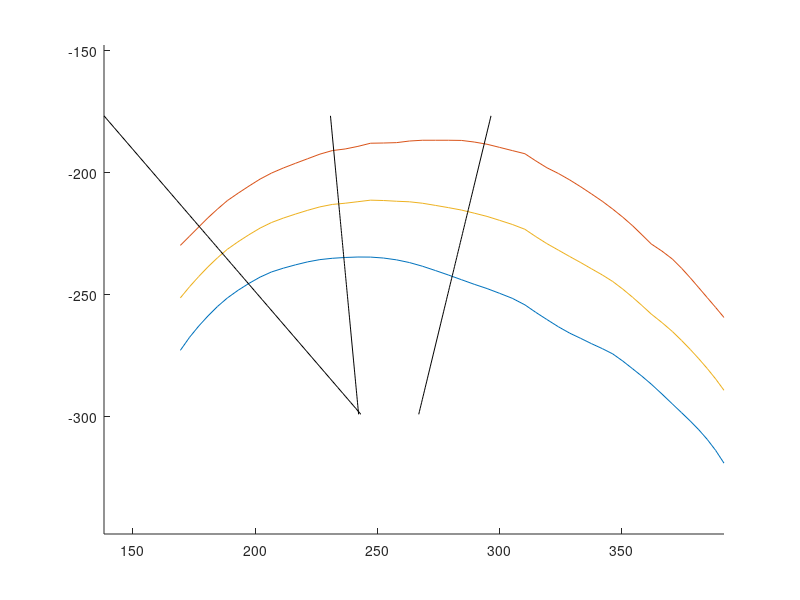

The MATLAB script that drew this image:
clc; 
close all;
clear;

% STEP1: Extract tongue contour and palate contour coordinates from the file data
fileTongueID1 = fopen('vowel_a.txt','r');
fileTongueID2 = fopen('vowel_a.txt','r');

fileUpperPalateID1 = fopen('upperPalate.txt','r');
fileUpperPalateID2 = fopen('upperPalate.txt','r');

formatSpec_x = '%f %*s %f %*s %f %*s %f %*s %f %*s %*[^\n]';
formatSpec_y = '%*s %f %*s %f %*s %f %*s %f %*s %f %*[^\n]';

formatXSpec_palate = '%f %*s %*[^\n]';
formatYSpec_palate = '%*s %f %*[^\n]';

tongueContourSamplesCell_x = textscan(fileTongueID1, formatSpec_x);
tongueContourSamplesCell_y = textscan(fileTongueID2, formatSpec_y);
tongueContourSamplesMat_x = cell2mat(tongueContourSamplesCell_x);
tongueContourSamplesMat_y = cell2mat(tongueContourSamplesCell_y);

upperPalateSampleCell_x = textscan(fileUpperPalateID1, formatXSpec_palate);
upperPalateSampleCell_y = textscan(fileUpperPalateID2, formatYSpec_palate);

upperPalateSampleMat_x = cell2mat(upperPalateSampleCell_x);
upperPalateSampleMat_y = cell2mat(upperPalateSampleCell_y);

% STEP2: Interpolate tongue contour at exactly same coordinate the palate has.
sampleNum = 5; % Out of 5 samples, which one you are considering
tongueContourApproxSampleMat_x = upperPalateSampleMat_x;
tongueContourApproxSampleMat_y = ...
    interp1(tongueContourSamplesMat_x(:,sampleNum), tongueContourSamplesMat_y(:,sampleNum), tongueContourApproxSampleMat_x, 'spline', 'extrap');

% STEP3: Flip the y-coordinate values for tongue and upper palate
tongueContourApproxSampleMat_y = -1.*tongueContourApproxSampleMat_y;
upperPalateSampleMat_y = -1.*upperPalateSampleMat_y;

% STEP4: Find the center line between palate and the tongue
centerLine_y = (tongueContourApproxSampleMat_y+upperPalateSampleMat_y)./2;
centerLine_x = upperPalateSampleMat_x;

% STEP5: Find the perpendiculars lines' equation to the centre line
% centerLine_X length
numPoints = length(centerLine_x-1); 

% Points at which we need to find the centre line
perpendicularPoint_x0 =...
    (centerLine_x(1:numPoints-1)+centerLine_x(2:numPoints))./2;
perpendicularPoint_y0 =...
    (centerLine_y(1:numPoints-1)+centerLine_y(2:numPoints))./2;

slopeCentreLine = (centerLine_y(2:numPoints) - centerLine_y(1:numPoints-1))./...
    (centerLine_x(2:numPoints) - centerLine_x(1:numPoints-1));

slopePerpendicularLine = -1./slopeCentreLine; 

% Open figure window and plot the centre line
figure; hold on;
plot(tongueContourApproxSampleMat_x, tongueContourApproxSampleMat_y);
plot(upperPalateSampleMat_x, upperPalateSampleMat_y);
plot(centerLine_x, centerLine_y);

% STEP6: Draw the line perpendicular to the centre Line
yMax = max(upperPalateSampleMat_y);
yMin = min(tongueContourApproxSampleMat_y);

yMax = yMax+10;
yMin = yMin+20;

% Create a matrix to store the perpendicular line coordinates
lowerBound=5;
upperBoundSubtractor = 20;
stepSize = 10;

rowSize = 100;
columnsize = length(lowerBound:stepSize:numPoints-upperBoundSubtractor);

perpendicularLineYCoordinates = zeros(rowSize, columnsize);
perpendicularLineXCoordinates = zeros(rowSize, columnsize);
matrixCounter=1;

for counter = lowerBound:stepSize:numPoints-upperBoundSubtractor
    perpendicularToCentreLine_y = linspace(yMin, yMax, 100);
    
    y_y0 = perpendicularToCentreLine_y - perpendicularPoint_y0(counter);
    
    perpendicularToCentreLine_x = ((y_y0)./slopePerpendicularLine(counter))...
        +perpendicularPoint_x0(counter);
    
    perpendicularLineXCoordinates(:,matrixCounter) = perpendicularToCentreLine_x;
    perpendicularLineYCoordinates(:,matrixCounter) = perpendicularToCentreLine_y;
     
    matrixCounter=matrixCounter+1;
    plot(perpendicularToCentreLine_x, perpendicularToCentreLine_y,'-k');
end

axis equal;
hold off;

% Close open files
fclose(fileTongueID1);
fclose(fileTongueID2);
fclose(fileUpperPalateID1);
fclose(fileUpperPalateID2);

% Find the upper palate and tongue coordinates through which
% perpendicularLine passes

% For the upper palate
upperPalataLeftCoordinates = zeros(2, columnsize);
upperPalataRightCoordinates = zeros(2, columnsize);
perpendicularLineNum = 1;

for counter = 1: length(upperPalateSampleMat_x)-1
    a1 = (upperPalateSampleMat_x(counter) - perpendicularLineXCoordinates(1, perpendicularLineNum))*...
        (perpendicularLineYCoordinates (2, perpendicularLineNum) - perpendicularLineYCoordinates (1, perpendicularLineNum));
    
    b1 = (upperPalateSampleMat_y(counter) - perpendicularLineYCoordinates(1, perpendicularLineNum))*...
        (perpendicularLineXCoordinates (2, perpendicularLineNum) - perpendicularLineXCoordinates (1, perpendicularLineNum));
    
    d1 = a1-b1; 
     
    a2 = (upperPalateSampleMat_x(counter+1) - perpendicularLineXCoordinates(1, perpendicularLineNum))*...
        (perpendicularLineYCoordinates (2, perpendicularLineNum) - perpendicularLineYCoordinates (1, perpendicularLineNum));
    
    b2 = (upperPalateSampleMat_y(counter+1) - perpendicularLineYCoordinates(1, perpendicularLineNum))*...
        (perpendicularLineXCoordinates (2, perpendicularLineNum) - perpendicularLineXCoordinates (1, perpendicularLineNum));
    
    d2 = a2-b2;
    
    if d1*d2 < 0
        upperPalataLeftCoordinates(:,perpendicularLineNum) = [upperPalateSampleMat_x(counter), upperPalateSampleMat_y(counter)];
        upperPalataRightCoordinates(:,perpendicularLineNum) = [upperPalateSampleMat_x(counter+1), upperPalateSampleMat_y(counter+1)];
        perpendicularLineNum = perpendicularLineNum+1;
        if perpendicularLineNum > columnsize
            break;
        end
    end
end

% For the tongue palate
tongueLeftCoordinates = zeros(2, columnsize);
tongueRightCoordinates = zeros(2, columnsize);
perpendicularLineNum = 1;

for counter = 1: length(upperPalateSampleMat_x)-1
    a1 = (tongueContourApproxSampleMat_x(counter) - perpendicularLineXCoordinates(1, perpendicularLineNum))*...
        (perpendicularLineYCoordinates (2, perpendicularLineNum) - perpendicularLineYCoordinates (1, perpendicularLineNum));
    
    b1 = (tongueContourApproxSampleMat_y(counter) - perpendicularLineYCoordinates(1, perpendicularLineNum))*...
        (perpendicularLineXCoordinates (2, perpendicularLineNum) - perpendicularLineXCoordinates (1, perpendicularLineNum));
    
    d1 = a1-b1; 
     
    a2 = (tongueContourApproxSampleMat_x(counter+1) - perpendicularLineXCoordinates(1, perpendicularLineNum))*...
        (perpendicularLineYCoordinates (2, perpendicularLineNum) - perpendicularLineYCoordinates (1, perpendicularLineNum));
    
    b2 = (tongueContourApproxSampleMat_y(counter+1) - perpendicularLineYCoordinates(1, perpendicularLineNum))*...
        (perpendicularLineXCoordinates (2, perpendicularLineNum) - perpendicularLineXCoordinates (1, perpendicularLineNum));
    
    d2 = a2-b2;
    
    if d1*d2 < 0
        tongueLeftCoordinates(:,perpendicularLineNum) = [tongueContourApproxSampleMat_x(counter), tongueContourApproxSampleMat_y(counter)];
        tongueRightCoordinates(:,perpendicularLineNum) = [tongueContourApproxSampleMat_x(counter+1), tongueContourApproxSampleMat_y(counter+1)];
        perpendicularLineNum = perpendicularLineNum+1;
        if perpendicularLineNum > columnsize
            break;
        end
    end
end

perperndicularFirstTwoCoordinates_x = perpendicularLineXCoordinates(1:2,:);
perperndicularFirstTwoCoordinates_y = perpendicularLineYCoordinates(1:2,:);

% l1: Palate/Tongue l2: Perpendicular Lines
lineSlope_ml2 = (perperndicularFirstTwoCoordinates_y(2,:) - perperndicularFirstTwoCoordinates_y(1,:))./...
            (perperndicularFirstTwoCoordinates_x(2,:) - perperndicularFirstTwoCoordinates_x(1,:));
        
lineSlopeUpperPalalte_ml1 = (upperPalataRightCoordinates(2,:) - upperPalataLeftCoordinates(2,:))./...
            (upperPalataRightCoordinates(1,:) - upperPalataLeftCoordinates(1,:));

lineSlopeTongue_ml1 = (tongueRightCoordinates(2,:) - tongueLeftCoordinates(2,:))./...
            (tongueRightCoordinates(1,:) - tongueLeftCoordinates(1,:));
        
% Intercept coordinates for the upper palate
den1 = upperPalataLeftCoordinates(2,:) - perperndicularFirstTwoCoordinates_y(1,:);

den2 = lineSlope_ml2.*perperndicularFirstTwoCoordinates_x(1,:)-...
       lineSlopeUpperPalalte_ml1.*upperPalataLeftCoordinates(1,:);
   
num1 = lineSlope_ml2 - lineSlopeUpperPalalte_ml1;

x_incepUP = (den1+den2)./num1;
y_incepUP = upperPalataLeftCoordinates(2,:) + lineSlopeUpperPalalte_ml1.*...
            (x_incepUP - upperPalataLeftCoordinates(1,:));
        
% Intercept coordinates for the tongue
den1 = tongueLeftCoordinates(2,:) - perperndicularFirstTwoCoordinates_y(1,:);

den2 = lineSlope_ml2.*perperndicularFirstTwoCoordinates_x(1,:)-...
       lineSlopeTongue_ml1.*tongueLeftCoordinates(1,:);
   
num1 = lineSlope_ml2 - lineSlopeTongue_ml1;

x_incepTongue = (den1+den2)./num1;
y_incepTongue = tongueLeftCoordinates(2,:) + lineSlopeTongue_ml1.*...
            (x_incepTongue - tongueLeftCoordinates(1,:));
        
% Find Diameter
diameter = sqrt((y_incepTongue-y_incepUP).^2 + (x_incepTongue-x_incepUP).^2);
area_function = pi.*(diameter/2).^2;
